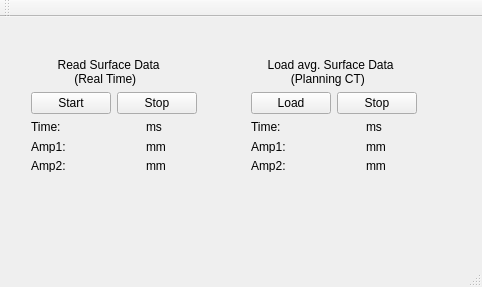
<?xml version="1.0" encoding="UTF-8"?>
<ui version="4.0">
 <class>MainWindow</class>
 <widget class="QMainWindow" name="MainWindow">
  <property name="geometry">
   <rect>
    <x>0</x>
    <y>0</y>
    <width>482</width>
    <height>287</height>
   </rect>
  </property>
  <property name="windowTitle">
   <string>MainWindow</string>
  </property>
  <widget class="QWidget" name="centralWidget">
   <widget class="QWidget" name="layoutWidget">
    <property name="geometry">
     <rect>
      <x>20</x>
      <y>30</y>
      <width>408</width>
      <height>136</height>
     </rect>
    </property>
    <layout class="QHBoxLayout" name="horizontalLayout_3">
     <item>
      <layout class="QVBoxLayout" name="verticalLayout">
       <item>
        <widget class="QLabel" name="ReadLabel">
         <property name="text">
          <string>        Read Surface Data
             (Real Time)</string>
         </property>
        </widget>
       </item>
       <item>
        <layout class="QHBoxLayout" name="horizontalLayout">
         <item>
          <widget class="QPushButton" name="StartReadingButton">
           <property name="text">
            <string>Start</string>
           </property>
          </widget>
         </item>
         <item>
          <widget class="QPushButton" name="StopReadingButton">
           <property name="enabled">
            <bool>true</bool>
           </property>
           <property name="text">
            <string>Stop</string>
           </property>
          </widget>
         </item>
        </layout>
       </item>
       <item>
        <layout class="QGridLayout" name="gridLayout">
         <item row="0" column="0">
          <widget class="QLabel" name="label">
           <property name="text">
            <string>Time:</string>
           </property>
          </widget>
         </item>
         <item row="0" column="1">
          <widget class="QLabel" name="timeLabel">
           <property name="text">
            <string/>
           </property>
          </widget>
         </item>
         <item row="0" column="2">
          <widget class="QLabel" name="label_4">
           <property name="text">
            <string>ms</string>
           </property>
          </widget>
         </item>
         <item row="1" column="0">
          <widget class="QLabel" name="label_2">
           <property name="text">
            <string>Amp1:</string>
           </property>
          </widget>
         </item>
         <item row="1" column="1">
          <widget class="QLabel" name="amp1Label">
           <property name="text">
            <string/>
           </property>
          </widget>
         </item>
         <item row="1" column="2">
          <widget class="QLabel" name="label_5">
           <property name="text">
            <string>mm</string>
           </property>
          </widget>
         </item>
         <item row="2" column="0">
          <widget class="QLabel" name="label_3">
           <property name="text">
            <string>Amp2:</string>
           </property>
          </widget>
         </item>
         <item row="2" column="1">
          <widget class="QLabel" name="amp2Label">
           <property name="text">
            <string/>
           </property>
          </widget>
         </item>
         <item row="2" column="2">
          <widget class="QLabel" name="label_6">
           <property name="text">
            <string>mm</string>
           </property>
          </widget>
         </item>
        </layout>
       </item>
      </layout>
     </item>
     <item>
      <spacer name="horizontalSpacer">
       <property name="orientation">
        <enum>Qt::Horizontal</enum>
       </property>
       <property name="sizeHint" stdset="0">
        <size>
         <width>40</width>
         <height>20</height>
        </size>
       </property>
      </spacer>
     </item>
     <item>
      <layout class="QGridLayout" name="gridLayout_3">
       <item row="0" column="0">
        <widget class="QLabel" name="label_7">
         <property name="text">
          <string>     Load avg. Surface Data
            (Planning CT)</string>
         </property>
        </widget>
       </item>
       <item row="1" column="0">
        <layout class="QHBoxLayout" name="horizontalLayout_2">
         <item>
          <widget class="QPushButton" name="LoadingButton">
           <property name="text">
            <string>Load</string>
           </property>
          </widget>
         </item>
         <item>
          <widget class="QPushButton" name="StopLoadingButton">
           <property name="text">
            <string>Stop</string>
           </property>
          </widget>
         </item>
        </layout>
       </item>
       <item row="2" column="0">
        <layout class="QGridLayout" name="gridLayout_2">
         <item row="0" column="0">
          <widget class="QLabel" name="label_8">
           <property name="text">
            <string>Time:</string>
           </property>
          </widget>
         </item>
         <item row="0" column="1">
          <widget class="QLabel" name="timeLabelAvg">
           <property name="text">
            <string/>
           </property>
          </widget>
         </item>
         <item row="0" column="2">
          <widget class="QLabel" name="label_14">
           <property name="text">
            <string>ms</string>
           </property>
          </widget>
         </item>
         <item row="1" column="0">
          <widget class="QLabel" name="label_9">
           <property name="text">
            <string>Amp1:</string>
           </property>
          </widget>
         </item>
         <item row="1" column="1">
          <widget class="QLabel" name="amp1LabelAvg">
           <property name="text">
            <string/>
           </property>
          </widget>
         </item>
         <item row="1" column="2">
          <widget class="QLabel" name="label_15">
           <property name="text">
            <string>mm</string>
           </property>
          </widget>
         </item>
         <item row="2" column="0">
          <widget class="QLabel" name="label_10">
           <property name="text">
            <string>Amp2:</string>
           </property>
          </widget>
         </item>
         <item row="2" column="1">
          <widget class="QLabel" name="amp2LabelAvg">
           <property name="text">
            <string/>
           </property>
          </widget>
         </item>
         <item row="2" column="2">
          <widget class="QLabel" name="label_16">
           <property name="text">
            <string>mm</string>
           </property>
          </widget>
         </item>
        </layout>
       </item>
      </layout>
     </item>
    </layout>
   </widget>
  </widget>
  <widget class="QMenuBar" name="menuBar">
   <property name="geometry">
    <rect>
     <x>0</x>
     <y>0</y>
     <width>482</width>
     <height>20</height>
    </rect>
   </property>
  </widget>
  <widget class="QToolBar" name="mainToolBar">
   <attribute name="toolBarArea">
    <enum>TopToolBarArea</enum>
   </attribute>
   <attribute name="toolBarBreak">
    <bool>false</bool>
   </attribute>
  </widget>
  <widget class="QStatusBar" name="statusBar"/>
 </widget>
 <layoutdefault spacing="6" margin="11"/>
 <resources/>
 <connections/>
</ui>
